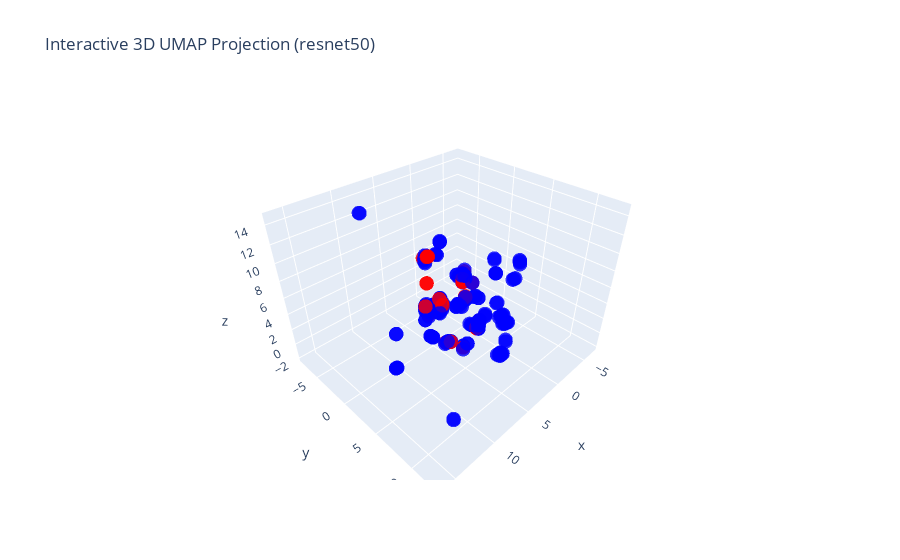

Here is the notebook cell this chart was saved with:
### Code cell
fig = go.Figure(data=[go.Scatter3d(
    x=results_siglip[:, 0], y=results_siglip[:, 1], z=results_siglip[:, 2],
    mode='markers',
    marker=dict(size=5, color=colors_siglip, opacity=0.8)
)])

fig.update_layout(
    title="Interactive 3D UMAP Projection (resnet50)",
)

fig.show()

### Figure 1 — Plotly figure (JSON) as saved in the notebook; plotly's stock layout.template omitted (floating-point values rounded to 4 significant figures; data arrays with more than 128 entries replaced by an {"elided": "..."} marker saying what was removed)
{"data": [{"marker": {"color": {"elided": "244 str values"}, "opacity": 0.8, "size": 5}, "mode": "markers", "type": "scatter3d", "x": {"elided": "244 float values"}, "y": {"elided": "244 float values"}, "z": {"elided": "244 float values"}}], "layout": {"title": {"text": "Interactive 3D UMAP Projection (resnet50)"}}}
